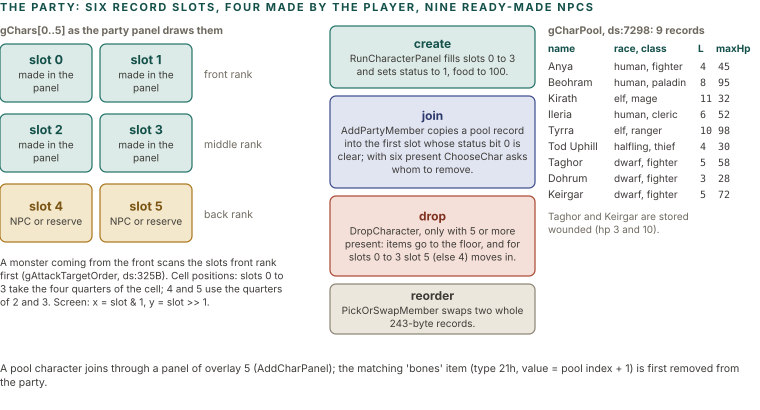

Write Python code to recreate this figure.
import sys; sys.path.insert(0, '.')
from figlib import *

c = Canvas(760, 410)
c.section(0, 11, "The party: six record slots, four made by the player, nine ready-made NPCs")

# ---- left: slots ----
c.text(0, 34, "gChars[0..5] as the party panel draws them", size=10.5, weight=700, color=MUTED)
ranks = [("front", ["0", "1"]), ("middle", ["2", "3"]), ("back", ["4", "5"])]
for r, (nm, slots) in enumerate(ranks):
    y = 44 + r * 70
    for j, s in enumerate(slots):
        x = j * 100
        kind = "teal" if int(s) < 4 else "ochre"
        c.box(x, y, 92, 58, kind, "slot " + s, ["made in the panel" if int(s) < 4 else "NPC or reserve"], size=10, tsize=12.5)
    c.text(204, y + 34, nm + " rank", size=10.5, color=MUTED)
c.para(0, 266, "A monster coming from the front scans the slots front rank first (gAttackTargetOrder, ds:325B). Cell positions: slots 0 to 3 take the four quarters of the cell; 4 and 5 use the quarters of 2 and 3. Screen: x = slot & 1, y = slot >> 1.", 300, size=10, color=INK2)

# ---- middle: operations ----
OX, OW = 330, 205
ops = [
    ("teal", "create", "RunCharacterPanel fills slots 0 to 3 and sets status to 1, food to 100."),
    ("navy", "join", "AddPartyMember copies a pool record into the first slot whose status bit 0 is clear; with six present ChooseChar asks whom to remove."),
    ("red", "drop", "DropCharacter, only with 5 or more present: items go to the floor, and for slots 0 to 3 slot 5 (else 4) moves in."),
    ("grey", "reorder", "PickOrSwapMember swaps two whole 243-byte records."),
]
y = 26
hs = [62, 92, 80, 50]
for (k, t, b), h in zip(ops, hs):
    c.box(OX, y, OW, h, k, t, [b], size=10, tsize=12)
    y += h + 8

# ---- right: pool ----
PX = 548
c.text(PX, 34, "gCharPool, ds:7298: 9 records", size=10.5, weight=700, color=MUTED)
pool = [("Anya", "human, fighter", 4, 45), ("Beohram", "human, paladin", 8, 95), ("Kirath", "elf, mage", 11, 32), ("Ileria", "human, cleric", 6, 52),
        ("Tyrra", "elf, ranger", 10, 98), ("Tod Uphill", "halfling, thief", 4, 30), ("Taghor", "dwarf, fighter", 5, 58), ("Dohrum", "dwarf, fighter", 3, 28),
        ("Keirgar", "dwarf, fighter", 5, 72)]
c.text(PX, 52, "name", size=10, weight=700, color=PAL["teal"][0])
c.text(PX + 66, 52, "race, class", size=10, weight=700, color=PAL["teal"][0])
c.text(PX + 150, 52, "L", size=10, weight=700, color=PAL["teal"][0])
c.text(PX + 168, 52, "maxHp", size=10, weight=700, color=PAL["teal"][0])
for i, (n, rc, lv, hp) in enumerate(pool):
    yy = 70 + i * 16
    c.text(PX, yy, n, size=10.5, color=INK2)
    c.text(PX + 66, yy, rc, size=10, color=INK2)
    c.text(PX + 152, yy, str(lv), size=10, color=INK2, mono=True)
    c.text(PX + 170, yy, str(hp), size=10, color=INK2, mono=True)
c.text(PX, 70 + 9 * 16 + 6, "Taghor and Keirgar are stored", size=10, color=MUTED)
c.text(PX, 70 + 9 * 16 + 19, "wounded (hp 3 and 10).", size=10, color=MUTED)

c.para(0, 372, "A pool character joins through a panel of overlay 5 (AddCharPanel); the matching 'bones' item (type 21h, value = pool index + 1) is first removed from the party.", 740, size=10.5, color=INK2)
c.save("figs/chr_party.svg")
